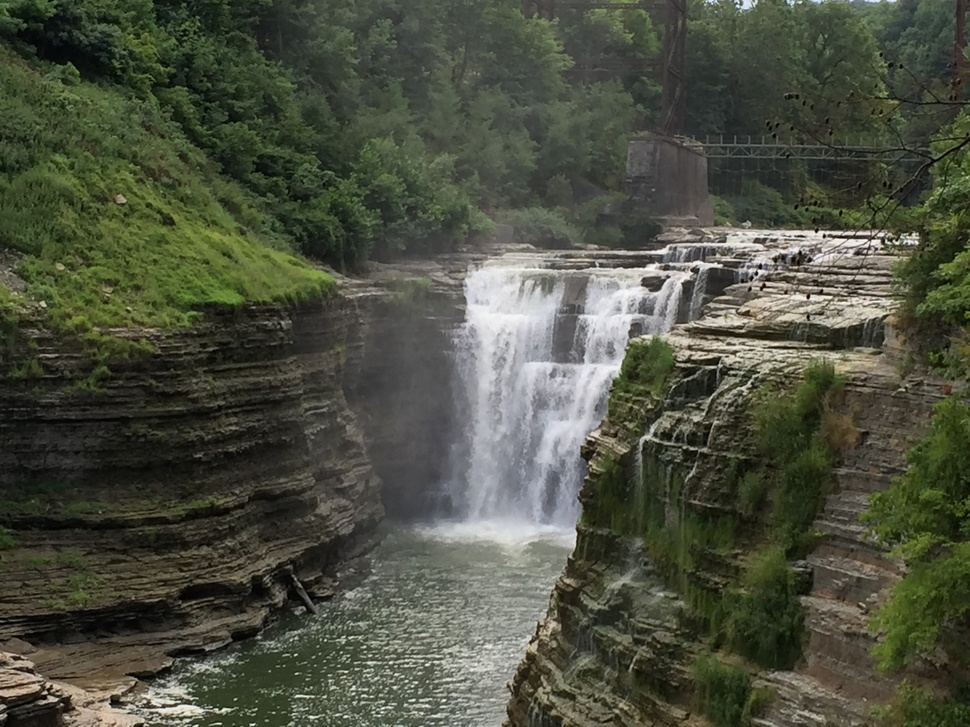
#> input picture waterfall.JPG, 970 x 727 px, shrunk from 3264 x 2448 before the run, found by its file name
$ python Cartoon_effect.py
#> lines starting #> are read from the running program, lines starting #| are printed output that depends on the picture; after the words box and inside, x2 and y2 are one past the last pixel; in counts of white or black regions, pixels touching at a corner belong together

# coding: utf-8

# In[27]:


#Creating a cartoon effect of an image using OpenCV image processing library

#Import Libraries
import cv2
import numpy as np
import matplotlib.pyplot as plt
#from matplotlib import cm
#%matplotlib inline
from pylab import *


# In[73]:


#Load image file
original = cv2.imread("waterfall.jpg")
#> original is the input picture: shape (727, 970, 3); mean B, G, R 64.5, 79.7, 76.2


# In[80]:


#Apply bilateral filter to reduce the colour palette and smoothen edges

filtered = cv2.bilateralFilter(original, 9, 9, 2)


# In[81]:


#Convert to grayscale image
grey = cv2.cvtColor(original,cv2.COLOR_BGR2GRAY)
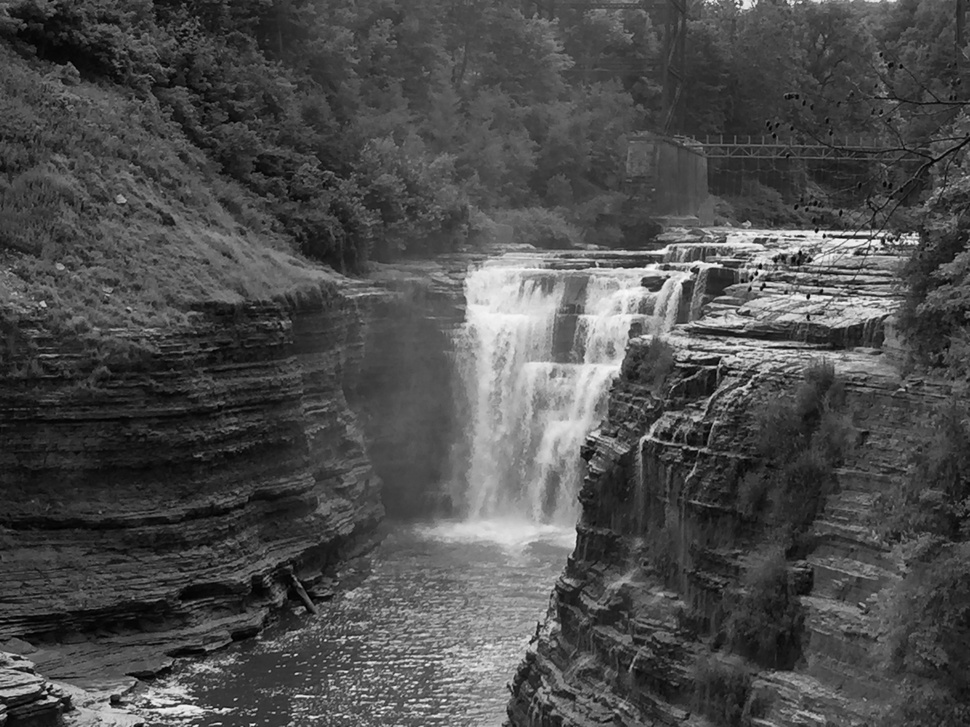
#> grey: shape (727, 970); min 0, max 252, mean 76.9


# In[82]:


#Apply median filter to reduce noise
#blur = cv2.medianBlur(grey,5)
blur = cv2.GaussianBlur(grey,(5,5),0)


# In[83]:


#Using adaptive thresholding for detecting and enhancing the edges
edge = cv2.adaptiveThreshold(blur,255, cv2.ADAPTIVE_THRESH_GAUSSIAN_C,cv2.THRESH_BINARY, 9, 2)
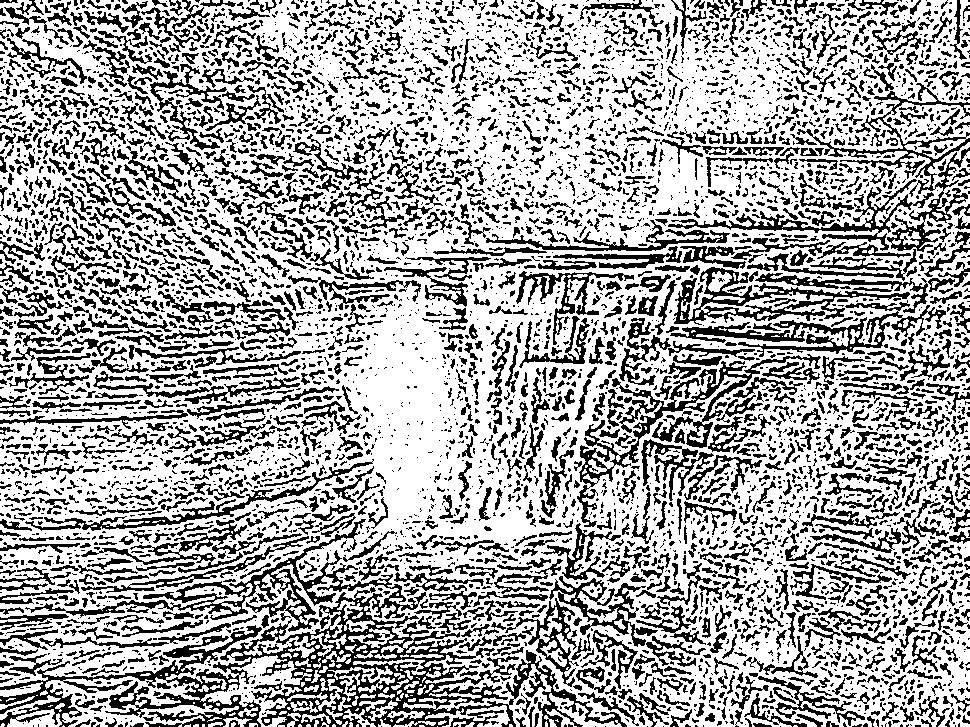
#> edge: shape (727, 970); 66.3% white; 5707 black regions (3750 under 20 px), largest, box (x1, y1, x2, y2) and area: (0, 519, 627, 727) 25914, (577, 354, 821, 527) 4787, (797, 83, 970, 252) 3834


# In[84]:


#Combine the processed colour image and edge mask
cartoon = cv2.bitwise_and(filtered, filtered, mask=edge)
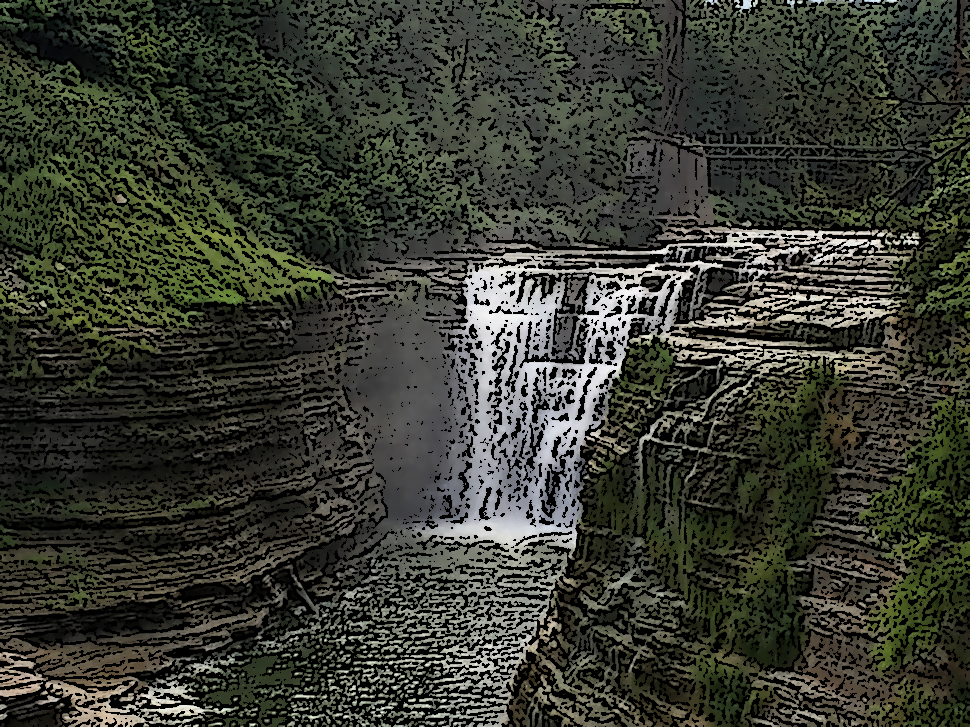
#> cartoon: shape (727, 970, 3); mean B, G, R 48.3, 58.3, 55.8
#> `#plt.title('blurred')`:
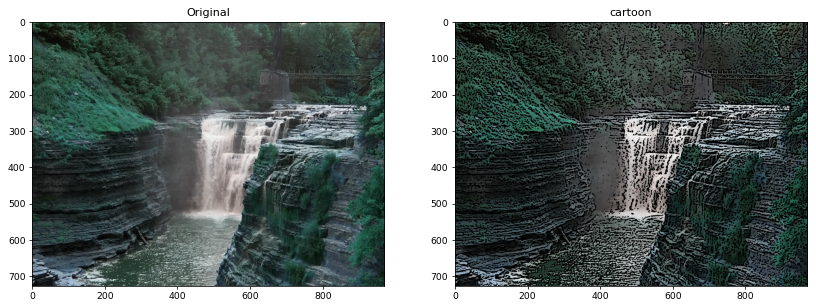
#> figure drawn by matplotlib, 2 panels; B, G, R data is drawn as R, G, B


# In[85]:


#Display images
figure(figsize = (15,15))

subplot(2,2,1)
plt.imshow(original)
plt.title('Original')

subplot(2,2,2)
plt.imshow(cartoon)
plt.title('cartoon')

# [7 lines of commented-out code are left out]

$ run again, with car.JPG copied over waterfall.JPG
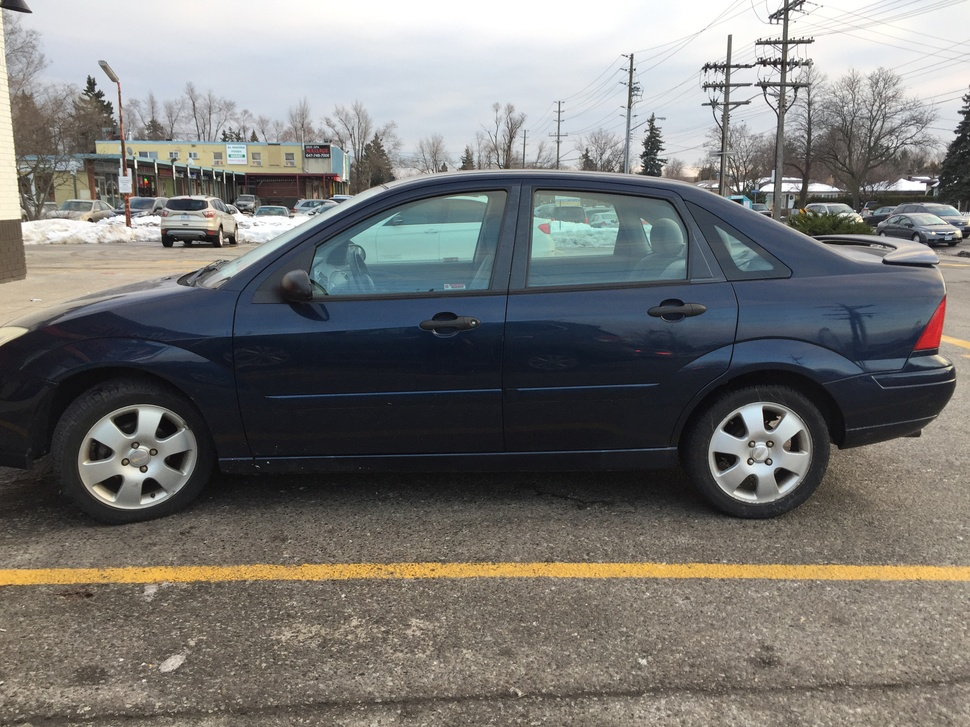
#> input picture car.JPG, 970 x 727 px, shrunk from 3264 x 2448 before the run, found by its file name
#> original is the input picture: shape (727, 970, 3); mean B, G, R 116, 118.6, 119.5
#> `edge = cv2.adaptiveThreshold(blur,255, cv2.ADAPTIVE_THRESH_GAUSSIAN_C,..`:
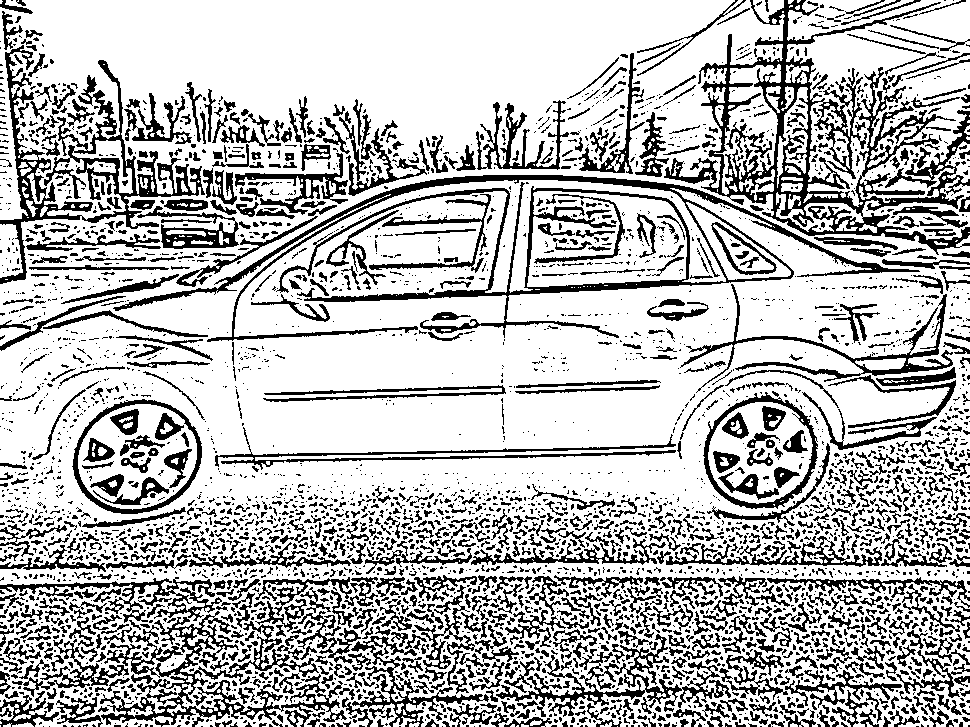
#> edge: shape (727, 970); 73.2% white; 4031 black regions (2905 under 20 px), largest, box (x1, y1, x2, y2) and area: (664, 0, 970, 255) 16079, (113, 175, 920, 342) 12684, (0, 45, 205, 284) 7601
#> `#plt.title('blurred')`:
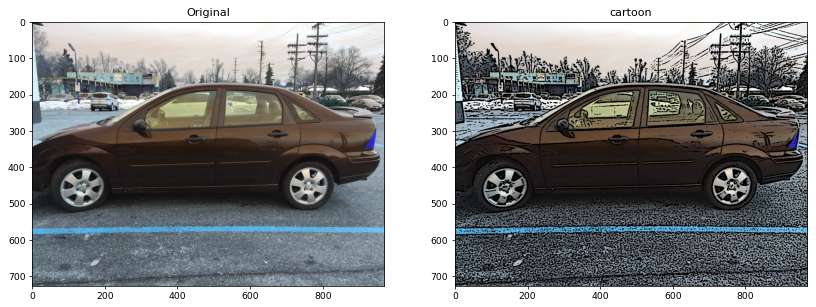
#> figure drawn by matplotlib, 2 panels; B, G, R data is drawn as R, G, B
